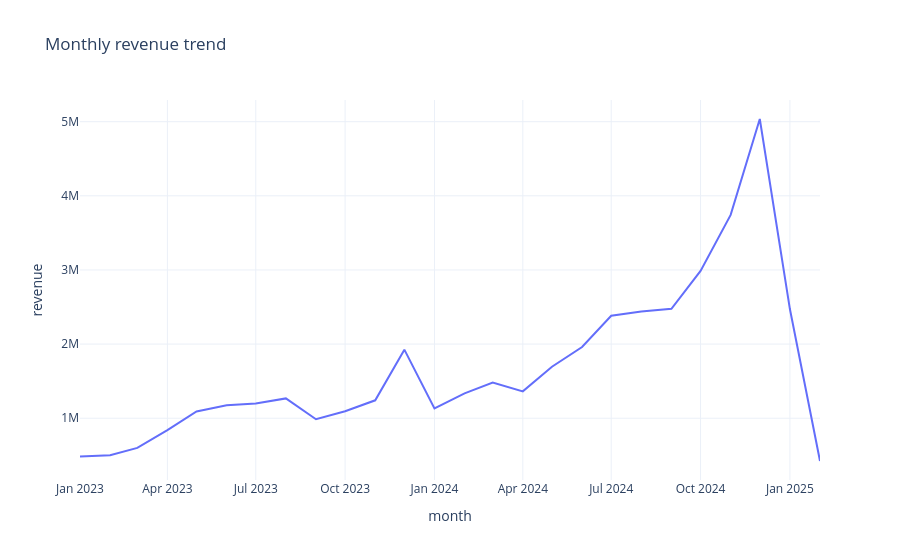

Notebook code for this chart:
### Code cell
sales_by_month = (
    tx.groupby("month", as_index=False)
    .agg(revenue=("SalesNetAmountEuro", "sum"))
    .sort_values("month")
)

fig = px.line(sales_by_month, x="month", y="revenue",
              title="Monthly revenue trend")
fig.update_layout(template="plotly_white")
fig.show()

### Figure 1 — Plotly figure (JSON) as saved in the notebook; plotly's stock layout.template omitted (floating-point values rounded to 4 significant figures)
{"data": [{"hovertemplate": "month=%{x}<br>revenue=%{y}<extra></extra>", "legendgroup": "", "line": {"color": "#636efa", "dash": "solid"}, "marker": {"symbol": "circle"}, "mode": "lines", "name": "", "orientation": "v", "showlegend": false, "type": "scatter", "x": ["2023-01-01", "2023-02-01", "2023-03-01", "2023-04-01", "2023-05-01", "2023-06-01", "2023-07-01", "2023-08-01", "2023-09-01", "2023-10-01", "2023-11-01", "2023-12-01", "2024-01-01", "2024-02-01", "2024-03-01", "2024-04-01", "2024-05-01", "2024-06-01", "2024-07-01", "2024-08-01", "2024-09-01", "2024-10-01", "2024-11-01", "2024-12-01", "2025-01-01", "2025-02-01"], "xaxis": "x", "y": [482600.0, 501800.0, 599400.0, 838800.0, 1091000.0, 1174000.0, 1198000.0, 1267000.0, 986700.0, 1094000.0, 1242000.0, 1925000.0, 1132000.0, 1336000.0, 1482000.0, 1362000.0, 1695000.0, 1961000.0, 2382000.0, 2441000.0, 2476000.0, 2987000.0, 3742000.0, 5036000.0, 2473000.0, 422900.0], "yaxis": "y"}], "layout": {"legend": {"tracegroupgap": 0}, "title": {"text": "Monthly revenue trend"}, "xaxis": {"anchor": "y", "domain": [0, 1], "title": {"text": "month"}}, "yaxis": {"anchor": "x", "domain": [0, 1], "title": {"text": "revenue"}}}}
